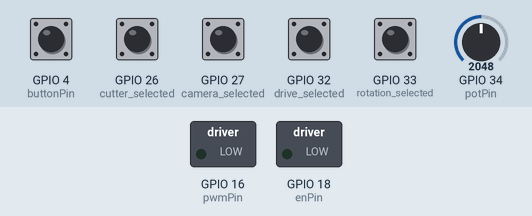
Recording of a sketch running on a simulated ESP32. On the bench: switched loads named in the sketch (green lamp = pin HIGH). Inputs (shaded band) come from the test bench; at power-on: GPIO 4 (buttonPin), GPIO 26 (cutter_selected), GPIO 27 (camera_selected), GPIO 32 (drive_selected), GPIO 33 (rotation_selected) HIGH, GPIO 34 (potPin) = 2048. What the sketch prints to the serial monitor is not drawn.

Above: at 2.2 s.
2.3 s: GPIO 34 (potPin) set to 2866
At 2.9 s:
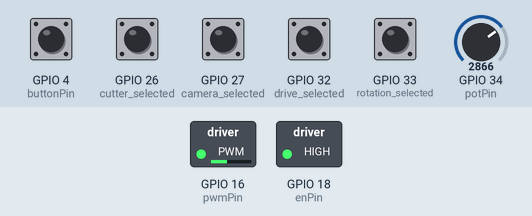
3.8 s: GPIO 4 (buttonPin) pulled LOW for 0.15 s
At 3.88 s:
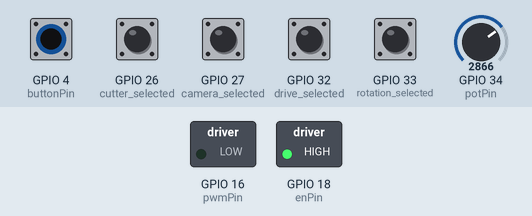
5.4 s: GPIO 34 (potPin) set to 3603
At 6.6 s:
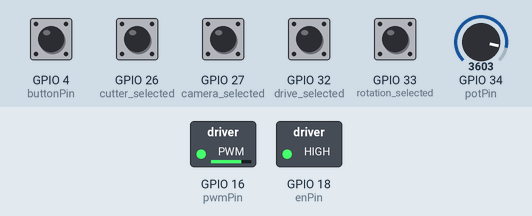
6.9 s: GPIO 34 (potPin) set to 1228
At 7.7 s:
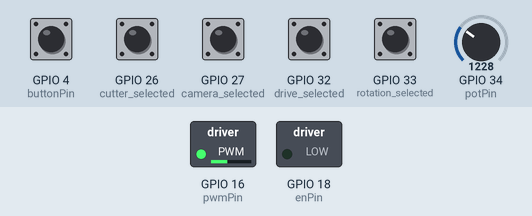
8.4 s: GPIO 34 (potPin) set to 491
At 9.0 s:
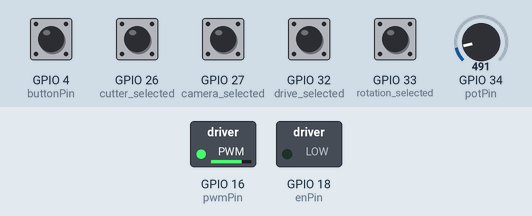
Timing chart, 0 to 10.9 s (numbered marks = the images above; inputs shaded):
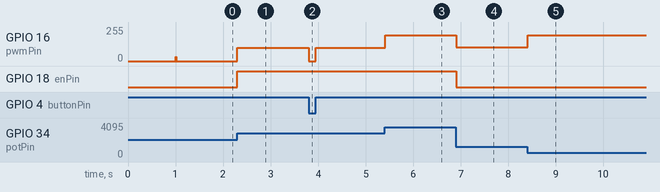

Measured:
- after the input at 2.3 s, GPIO 16 (pwmPin): 0/255 → 101/255 at once; GPIO 18 (enPin): LOW → HIGH at once
- after the input at 3.8 s, GPIO 16 (pwmPin): 101/255 → 0/255 at once, → 101/255 0.15 s later
- after the input at 5.4 s, GPIO 16 (pwmPin): 101/255 → 193/255 at once
- after the input at 6.9 s, GPIO 16 (pwmPin): 193/255 → 103/255 at once; GPIO 18 (enPin): HIGH → LOW at once
- after the input at 8.4 s, GPIO 16 (pwmPin): 103/255 → 194/255 at once

The sketch:

sketch_apr18b.ino
```cpp
// Potentiometer is connected to GPIO 34 (Analog ADC1_CH6)
//#include <BluetoothSerial.h>
#include <esp_now.h>
#include <WiFi.h>

const int buttonPin = 4;           // GPIO pin connected to the button (other side to GND)
const int drive_selected = 32;     //select drive data
const int rotation_selected = 33;  //select rotation data
const int cutter_selected = 26;    //select cutterhead data
const int camera_selected = 27;    //select camera_turn data

int buttonState = 0;  // Variable to store the read state

const int potPin = 34;
const int pwmPin = 16;
const int enPin = 18;

// Bluetooth object
//BluetoothSerial SerialBT;

typedef struct struct_message {
  char a[32];
  int b1;
  int b2;
  int b3;
  int b4;
  int c1;
  int c2;
  int c3;
  int c4;
  bool d;
} struct_message;

struct_message myData;

//callback function that will be executed when data is received
void OnDataRecv(const uint8_t *mac, const uint8_t *incomingData, int len) {
  memcpy(&myData, incomingData, sizeof(myData));
  // Ignore mac completely – just print the message
//  Serial.print("Bytes REceived");
//  Serial.println(len);
//  Serial.print("Char: ");
//  Serial.println(myData.a);
 // Serial.println("Int: ");
 // Serial.println(myData.b1);
 // Serial.println(myData.b2);
 // Serial.println(myData.b3);
 // Serial.println(myData.b4);
 // Serial.println("Float: ");
 // Serial.println(myData.c1);
 // Serial.println(myData.c2);
 // Serial.println(myData.c3);
 // Serial.println(myData.c4);
 // Serial.print("Bool: ");
 // Serial.println(myData.d);
 // Serial.println();

  //Serial.println(myData.msg);
}


// variable for storing the potentiometer value
int potValue = 0;
int value = 0;

void setup() {
  //Initialize Seril Mionitor
  Serial.begin(115200);

  // Set Device as a Wi-Fi Station
  WiFi.mode(WIFI_STA);

  //Init ESP-NOW
  if (esp_now_init() != ESP_OK) {
    Serial.println("Errtor Initializing ESP-NOW");
    return;
  }

  //Once ESP-NOW is sucessfully Init, we will register for recv CB to
  // get recv packer info

  esp_now_register_recv_cb(esp_now_recv_cb_t(OnDataRecv));

  pinMode(pwmPin, OUTPUT);
  pinMode(enPin, OUTPUT);
  // Configure pin as input with internal pull-up enabled
  pinMode(buttonPin, INPUT_PULLUP);
  pinMode(drive_selected, INPUT_PULLUP);
  pinMode(rotation_selected, INPUT_PULLUP);
  pinMode(cutter_selected, INPUT_PULLUP);
  pinMode(camera_selected, INPUT_PULLUP);

  Serial.println("ESP-NOW ready, waiting for data...");

  const int bt_on_button = 32;  // GPIO pin connected to the button
  int buttonState = digitalRead(buttonPin);          // variable to store the read state


  WiFi.mode(WIFI_STA);

  if (esp_now_init() != ESP_OK) {
    Serial.println("ESP-NOW init failed");
    return;
  }

  //esp_now_register_recv_cb(OnDataRecv);


  delay(1000);

  // Start Bluetooth with a recognizable name
  // SerialBT.begin("ESP32_PWM_Receiver");
  // Serial.println("Bluetooth ready. Send signed integer (-255 to 255) to control motor.");
  // Serial.println("Example: +150 (forward speed 150), -80 (reverse speed 80), 0 (stop)");
}

void loop() {

  // Read the state of the button (LOW when pressed, HIGH when released)
  buttonState = digitalRead(buttonPin);

  if (buttonState == LOW) {
  //  Serial.println("Button pressed!"); // IN BLUETOOTH MODE

    // Check for incoming Bluetooth data
    //if (SerialBT.available()) {
    //  String cmd = SerialBT.readStringUntil('\n');  // Read until newline
    //  cmd.trim();                                   // Remove whitespace
   // String cmd = "";


   // if (cmd.length() > 0) {
  //    int value = cmd.toInt();  // Convert to integer
      if (digitalRead(drive_selected) == LOW){
        value = myData.b1;
        digitalWrite(enPin, myData.c1);
      }
      if (digitalRead(rotation_selected) == LOW){
         value = myData.b2;
        digitalWrite(enPin,myData.c2);
      }
      if (digitalRead(cutter_selected) == LOW){
         value = myData.b3;
        digitalWrite(enPin,myData.c3);
      }
      if  (digitalRead(camera_selected) == LOW){
        value = myData.b4;
        digitalWrite(enPin,myData.c4);
      }


      // Clamp to valid range -255 .. 255
      if (value > 255) value = 255;
      if (value < -255) value = -255;

      // Optional: deadband to avoid very low PWM jitter
      if (abs(value) < 5) value = 0;

analogWrite(pwmPin, value);

//      // Apply speed and direction
//      if (value > 0) {
//        // Forward
//        digitalWrite(enPin, HIGH);
//       analogWrite(pwmPin, value);
    //    Serial.printf("Forward speed: %d\n", value);
//      } else if (value < 0) {
        // Reverse
//        digitalWrite(enPin, LOW);
//        int speed = -value;
//        analogWrite(pwmPin, speed);
//       Serial.printf("Reverse speed: %d\n", speed);
//      } else {
        // Stop
 //       analogWrite(pwmPin, 0);
     //   Serial.println("Stop");
 //     }
//    }


  } else {

   // Serial.println("Button released");

    // Reading potentiometer value
    //potValue = analogRead(potPin);
    int rawValue = analogRead(potPin);
    int percentage = map(rawValue, 0, 4095, 0, 255);
    int calnumber;

    if (percentage > 127) {
      digitalWrite(enPin, HIGH);
      // Serial.printf(">50 Percent ", percentage);
      calnumber = map(rawValue, 2047, 4095, 0, 255);
    }
    if (percentage < 126) {
      digitalWrite(enPin, LOW);
      // Serial.printf("<50 Percent " ,percentage);
      calnumber = map(rawValue, 0, 2047, 0, 255);
      calnumber = 255 - calnumber;
    }
    // Serial.println(percentage);
    //if(calnumber >=01){
    // calnumber = 0;
    //}
    if (calnumber <= 5) {
      calnumber = 0;
    }
    analogWrite(pwmPin, calnumber);
    //Serial.println("test   " + String(calnumber));
  //  delay(500);
  }
 // delay(100);  // Simple debounce delay (optional, adjust as needed)
  delay(10);   // Small delay for stability
}
```
